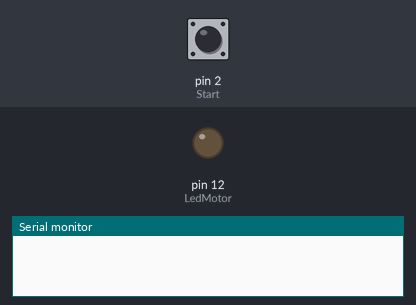
A sketch run on a simulated Arduino Uno, built with avr-gcc and run on an emulated ATmega328P. On the bench: output pins drawn as LEDs (lit = HIGH), the last lines printed to the serial monitor. The test bench sets the inputs (shaded band); at power-on: pin 2 (Start) LOW.

Above: at 1.2 s.
1.3 s: pin 2 (Start) pulled HIGH for 0.15 s
At 2.4 s:
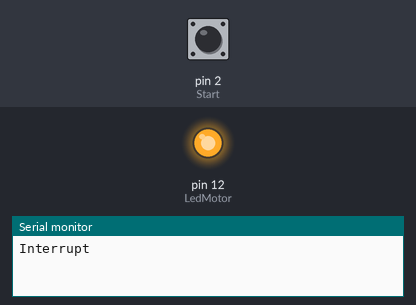
2.9 s: pin 2 (Start) pulled HIGH for 1 s
At 3.6 s:
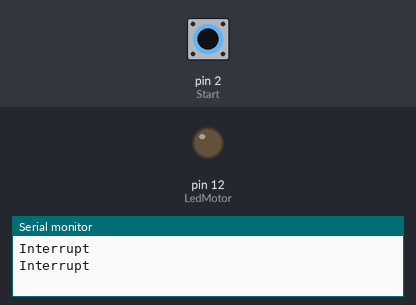
5.4 s: pin 2 (Start) pulled HIGH for 3.2 s
At 6.7 s:
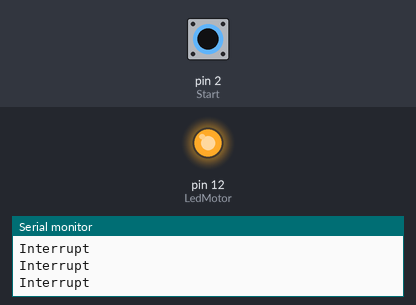
Timing chart, 0 to 8.4 s (numbered marks = the images above; inputs shaded):
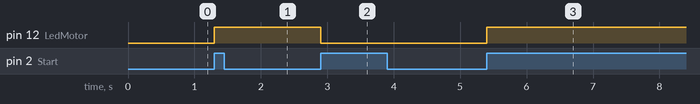

The sketch:

StartStop.ino
```cpp
const int Start =2;
const int LedMotor = 12;
bool StatusLed= false;


void setup()
{
  Serial.begin(9600);
  pinMode(Start,INPUT);
  pinMode(LedMotor,OUTPUT);
  attachInterrupt(digitalPinToInterrupt(Start),Interrupt,RISING);

}

void loop()
{
  digitalWrite(LedMotor, StatusLed);

}

void Interrupt()
{
  Serial.println("Interrupt");
  StatusLed = !StatusLed;
}
```

Measured:
- after the input at 1.3 s, pin 12 (LedMotor): LOW → HIGH at once
- after the input at 2.9 s, pin 12 (LedMotor): HIGH → LOW at once
- after the input at 5.4 s, pin 12 (LedMotor): LOW → HIGH at once
